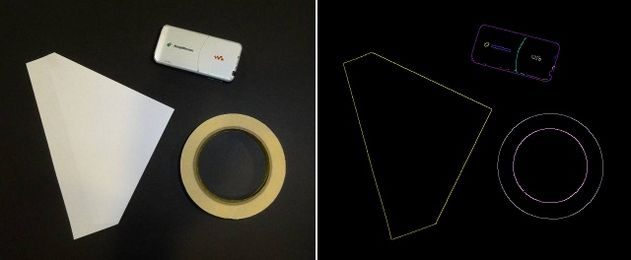
#> input picture tutorial-1 Load display image/test2.jpg, 631 x 260 px, found by its file name
$ python kernel.py
#> lines starting #> are read from the running program, lines starting #| are printed output that depends on the picture
# -*- coding: utf-8 -*-
"""
Created on Thu Feb 16 14:47:40 2017

@author: giray
"""

import cv2
import numpy as np
from matplotlib import pyplot as plt

img = cv2.imread('C:\\Users\\giray\\Desktop\\Opencv-deneme\\tutorial-1\\test2.jpg',0)
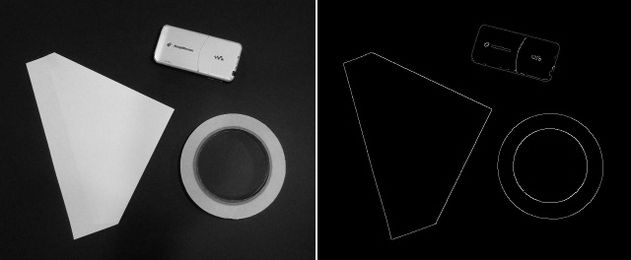
#> img: shape (260, 631); min 0, max 255, mean 38.4

kernel = np.ones((5,5),np.float32)/25
dst = cv2.filter2D(img,-1,kernel)
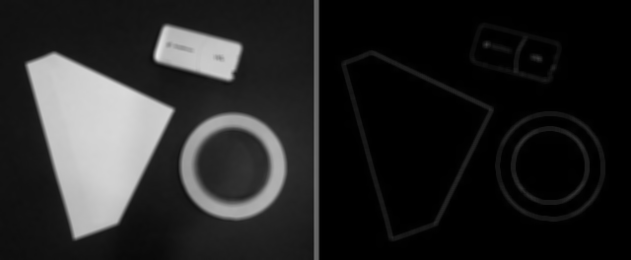
#> dst: shape (260, 631); min 0, max 229, mean 38.4

plt.subplot(121),plt.imshow(img),plt.title('Original')
plt.xticks([]), plt.yticks([])
plt.subplot(122),plt.imshow(dst),plt.title('Averaging')
plt.xticks([]), plt.yticks([])
plt.show()
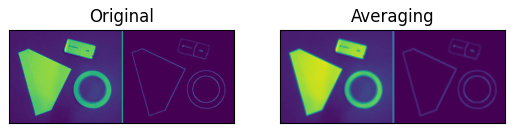
#> figure drawn by matplotlib, 2 panels
